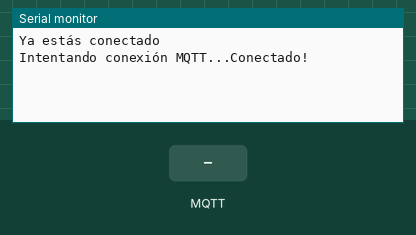
This sketch was run on a simulated ESP8266 (NodeMCU). On the bench: the last lines printed to the serial monitor. The inputs (shaded band) are chosen by the test bench. WiFi joins after 1.5 s; servers stay silent unless stated; no MQTT or app messages arrive unless stated.

Above: at 2.7 s.
2.8 s: MQTT message "1" arrives on the first subscribed topic
At 3.3 s:
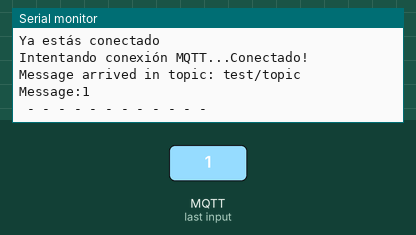
4.3 s: MQTT message "on" arrives on the first subscribed topic
At 5.5 s:
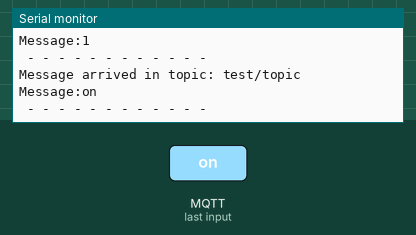
5.8 s: MQTT message "off" arrives on the first subscribed topic
At 6.7 s:
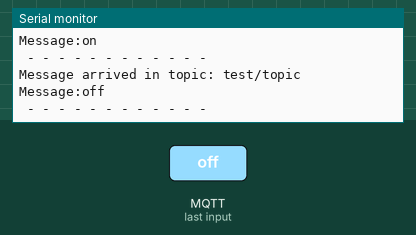

Measured:
- after the input at 2.8 s, the serial monitor: prints a new line at once (image 1)
- after the input at 4.3 s, the serial monitor: prints a new line at once (image 2)
- after the input at 5.8 s, the serial monitor: prints a new line at once (image 3)

The sketch:

ESP8266_PubMsgTestMosquitto.ino
```cpp
#include <ESP8266WiFi.h>
#include <PubSubClient.h>
#include <DNSServer.h>
#include <ESP8266WebServer.h >
#include <WiFiManager.h>
#include <Ticker.h>

const int intervalo = 5; // Intervalo en segundos entre cada publicación
unsigned long lastPublish = 0; // Momento en que se envió el último mensaje


// WiFiManager and PubSubClient objects
WiFiManager wifiManager;
WiFiClient wifiClient;
PubSubClient client(wifiClient);

// Variables para el MQTT Broker
const char *mqtt_broker = "test.mosquitto.org"; // Enter your WiFi or Ethernet IP
const char *topic = "test/topic";
const int mqtt_port = 1883;
Ticker ticker;

void wifiConnect(){
  // Descomentar para resetear configuración
  //wifiManager.resetSettings();

  // Cremos AP y portal cautivo y comprobamos si
  // se establece la conexión
  if(!wifiManager.autoConnect("ESP8266Temp")){
    Serial.println("Fallo en la conexión (timeout)");
    ESP.reset();
    delay(1000);
  }

  Serial.println("Ya estás conectado");
}

void mqttServerConnect(){
  //Connecting to a mqtt broker
  client.setServer(mqtt_broker, mqtt_port);
  client.setCallback(callback);

  String client_id = "esp8266-client-";
  client_id += String(WiFi.macAddress());

  // Loop hasta que esté conectado
  while (!client.connected()) {
    Serial.print("Intentando conexión MQTT...");
    // Intenta conectarse
    if (client.connect(client_id.c_str())) {
      Serial.println("Conectado!");
      // Si nos conectamos correctamente, suscribimos y publicamos
      client.subscribe(topic);
      client.publish(topic, "Conexion restablecida!");
    } else {
      Serial.print("Falló con error: ");
      Serial.print(client.state());
      Serial.println("Intentamos de nuevo en 5 segundos");
      // Espera 5 segundos antes de reintentar
      delay(5000);
    }
  }
}

void mqttServerPub(){
  // Establece el intervalo de tiempo para enviar mensajes al broker MQTT
  // Loop hasta que esté conectado
  ticker.attach(intervalo, [](){
    // Verifica si ha pasado suficiente tiempo desde la última publicación
    unsigned long now = millis();
    if (now - lastPublish >= intervalo * 1000) {
      // Publica un mensaje en el topic
      client.publish(topic, "Hello From ESP8266!");
      // Actualiza el momento en que se envió el último mensaje
      lastPublish = now;
    }
  });
}

void setup() {
  // Set software serial baud to 9600;
  Serial.begin(9600);
  wifiConnect();
  mqttServerConnect();
  mqttServerPub();
}

void callback(char *topic, byte *payload, unsigned int length) {
  Serial.print("Message arrived in topic: ");
  Serial.println(topic);
  Serial.print("Message:");

  for (int i = 0; i < length; i++) {
      Serial.print((char) payload[i]);
  }

  Serial.println();
  Serial.println(" - - - - - - - - - - - -");
}

void loop() {
  client.loop();
  // Da un breve tiempo de espera para permitir que otros procesos se ejecuten
  yield();
}
```
